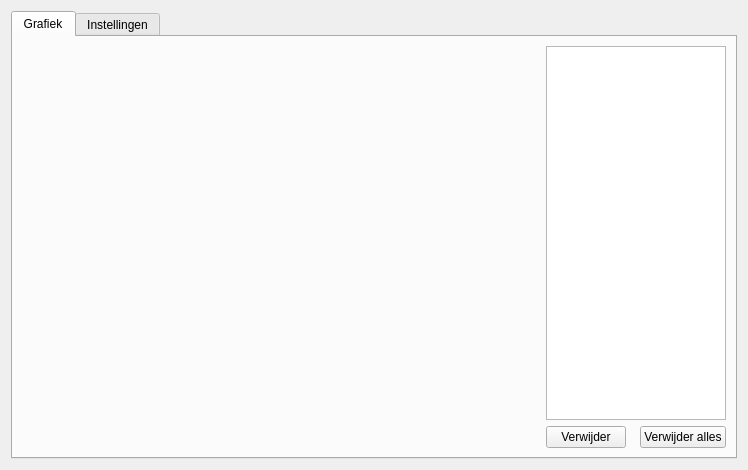
<?xml version="1.0" encoding="UTF-8"?>
<ui version="4.0">
 <class>graphWidget</class>
 <widget class="QWidget" name="graphWidget">
  <property name="geometry">
   <rect>
    <x>0</x>
    <y>0</y>
    <width>748</width>
    <height>465</height>
   </rect>
  </property>
  <property name="windowTitle">
   <string>Form</string>
  </property>
  <layout class="QGridLayout" name="gridLayout">
   <item row="0" column="0">
    <widget class="QTabWidget" name="GraphTabWidget">
     <property name="currentIndex">
      <number>0</number>
     </property>
     <widget class="QWidget" name="graphTab">
      <attribute name="title">
       <string>Grafiek</string>
      </attribute>
      <layout class="QHBoxLayout" name="horizontalLayout">
       <item>
        <layout class="QVBoxLayout" name="graphPlaceHolderVLayout">
         <item>
          <spacer name="graphPlaceHolder">
           <property name="orientation">
            <enum>Qt::Horizontal</enum>
           </property>
           <property name="sizeHint" stdset="0">
            <size>
             <width>600</width>
             <height>400</height>
            </size>
           </property>
          </spacer>
         </item>
        </layout>
       </item>
       <item>
        <layout class="QVBoxLayout" name="verticalLayout_4">
         <item>
          <widget class="QTableView" name="timeseriesTable">
           <property name="maximumSize">
            <size>
             <width>300</width>
             <height>16777215</height>
            </size>
           </property>
          </widget>
         </item>
         <item>
          <layout class="QHBoxLayout" name="horizontalLayout_4">
           <item>
            <widget class="QPushButton" name="timeseriesDelete">
             <property name="text">
              <string>Verwijder</string>
             </property>
            </widget>
           </item>
           <item>
            <spacer name="horizontalSpacer_2">
             <property name="orientation">
              <enum>Qt::Horizontal</enum>
             </property>
             <property name="sizeHint" stdset="0">
              <size>
               <width>40</width>
               <height>20</height>
              </size>
             </property>
            </spacer>
           </item>
           <item>
            <widget class="QPushButton" name="timeseriesClearAll">
             <property name="text">
              <string>Verwijder alles</string>
             </property>
            </widget>
           </item>
          </layout>
         </item>
        </layout>
       </item>
      </layout>
     </widget>
     <widget class="QWidget" name="settingsTab">
      <attribute name="title">
       <string>Instellingen</string>
      </attribute>
     </widget>
    </widget>
   </item>
  </layout>
 </widget>
 <resources/>
 <connections/>
</ui>
